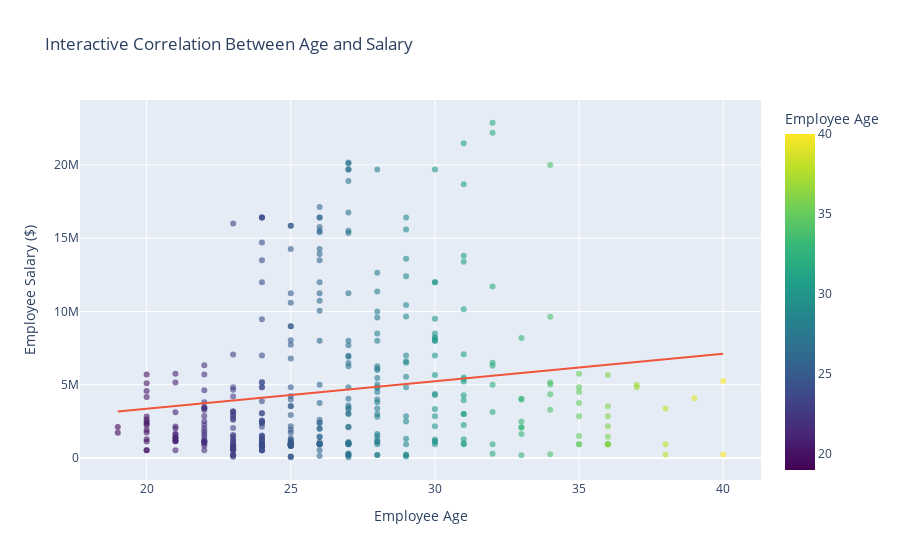

Notebook cell for this chart:
### Markdown cell above
# Finding out Correlation between Age and Salary

### Code cell
correlation = df["Age"].corr(df["Salary"])
print(f"Correlation between Age and Salary: {correlation:.2f}")

import plotly.express as px
fig = px.scatter(df, x="Age", y="Salary", 
                 title="Interactive Correlation Between Age and Salary",
                 labels={"Age": "Employee Age", "Salary": "Employee Salary ($)"},
                 trendline="ols",  # Add trendline for correlation
                 opacity=0.6, color=df["Age"], color_continuous_scale="Viridis")

fig.show()

### Figure 1 — Plotly figure (JSON) as saved in the notebook; plotly's stock layout.template omitted (floating-point values rounded to 4 significant figures; data arrays with more than 128 entries replaced by an {"elided": "..."} marker saying what was removed)
{"data": [{"hovertemplate": "Employee Age=%{marker.color}<br>Employee Salary ($)=%{y}<extra></extra>", "legendgroup": "", "marker": {"color": {"elided": "374 int values"}, "coloraxis": "coloraxis", "opacity": 0.6, "symbol": "circle"}, "mode": "markers", "name": "", "orientation": "v", "showlegend": false, "type": "scatter", "x": {"elided": "374 int values"}, "xaxis": "x", "y": {"elided": "374 float values"}, "yaxis": "y"}, {"hovertemplate": "<b>OLS trendline</b><br>Salary = 187795 * Age + -388053<br>R<sup>2</sup>=0.024885<br><br>Employee Age=%{x}<br>Employee Salary ($)=%{y} <b>(trend)</b><extra></extra>", "legendgroup": "", "marker": {"symbol": "circle"}, "mode": "lines", "name": "", "showlegend": false, "type": "scatter", "x": {"elided": "374 int values"}, "xaxis": "x", "y": {"elided": "374 float values"}, "yaxis": "y"}], "layout": {"autosize": true, "coloraxis": {"colorbar": {"title": {"text": "Employee Age"}}, "colorscale": [[0, "#440154"], [0.1111, "#482878"], [0.2222, "#3e4989"], [0.3333, "#31688e"], [0.4444, "#26828e"], [0.5556, "#1f9e89"], [0.6667, "#35b779"], [0.7778, "#6ece58"], [0.8889, "#b5de2b"], [1, "#fde725"]]}, "legend": {"tracegroupgap": 0}, "title": {"text": "Interactive Correlation Between Age and Salary"}, "xaxis": {"anchor": "y", "autorange": true, "domain": [0, 1], "range": [17.72, 41.28], "title": {"text": "Employee Age"}, "type": "linear"}, "yaxis": {"anchor": "x", "autorange": true, "domain": [0, 1], "range": [-1827000.0, 24760000.0], "title": {"text": "Employee Salary ($)"}, "type": "linear"}}}
